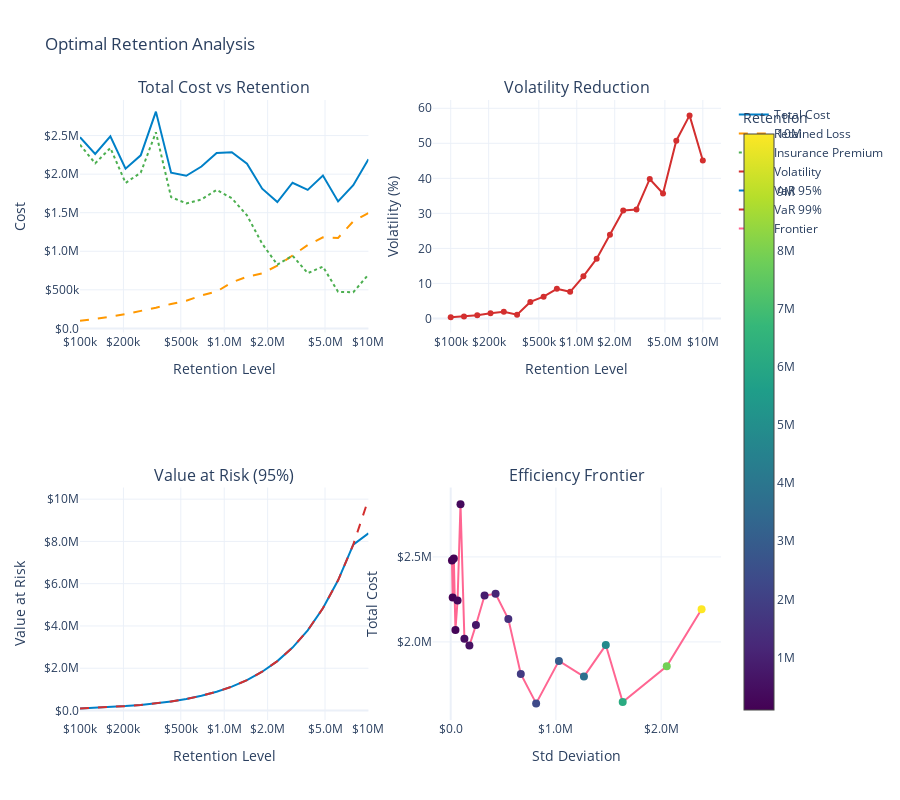

The notebook cell this image was saved under:
### Markdown cell above
## Summary

This notebook provides comprehensive tools for analyzing manufacturing loss distributions:

1. **Interactive Parameter Exploration**: Real-time visualization of how parameters affect loss distributions
2. **Temporal Analysis**: Understanding loss patterns over time
3. **Extreme Value Analysis**: Return period calculations and tail behavior
4. **Correlation Analysis**: Relationships between different loss types

Key findings:
- Loss distributions are heavily right-skewed with catastrophic events driving tail risk
- Different loss types show low correlation, suggesting diversification benefits
- Return period analysis is crucial for insurance limit selection
- Temporal patterns help identify clustering and volatility

### Code cell
def optimal_retention_analysis():
    """Analyze optimal retention levels given loss distributions."""
    
    # Generate loss scenarios
    generator = ManufacturingLossGenerator(
        attritional_params={
            'base_frequency': 5.0,
            'severity_mean': 50_000,
            'severity_cv': 0.8
        },
        large_params={
            'base_frequency': 0.5,
            'severity_mean': 2_000_000,
            'severity_cv': 1.2
        },
        catastrophic_params={
            'base_frequency': 0.02,
            'severity_xm': 10_000_000,
            'severity_alpha': 2.5
        },
        seed=42
    )
    
    # Test different retention levels
    retention_levels = np.logspace(5, 7, 20)  # $100K to $10M
    results = []
    
    for retention in retention_levels:
        annual_losses = []
        retained_losses = []
        
        for _ in range(1000):
            events, stats = generator.generate_losses(duration=1.0, revenue=10_000_000)
            total_loss = stats['total_amount']
            retained = min(total_loss, retention)
            
            annual_losses.append(total_loss)
            retained_losses.append(retained)
        
        # Calculate metrics
        avg_retained = np.mean(retained_losses)
        std_retained = np.std(retained_losses)
        max_retained = np.max(retained_losses)
        var_95 = np.percentile(retained_losses, 95)
        var_99 = np.percentile(retained_losses, 99)
        
        # Estimate insurance cost (simplified)
        expected_ceded = np.mean(annual_losses) - avg_retained
        insurance_premium = expected_ceded * 1.5  # 150% of expected losses
        
        results.append({
            'retention': retention,
            'avg_retained': avg_retained,
            'std_retained': std_retained,
            'max_retained': max_retained,
            'var_95': var_95,
            'var_99': var_99,
            'expected_ceded': expected_ceded,
            'est_premium': insurance_premium,
            'total_cost': avg_retained + insurance_premium,
            'volatility_reduction': std_retained / np.std(annual_losses)
        })
    
    df = pd.DataFrame(results)
    
    # Create visualization
    fig = make_subplots(
        rows=2, cols=2,
        subplot_titles=(
            'Total Cost vs Retention',
            'Volatility Reduction',
            'Value at Risk (95%)',
            'Efficiency Frontier'
        )
    )
    
    # Total cost curve
    fig.add_trace(
        go.Scatter(
            x=df['retention'],
            y=df['total_cost'],
            mode='lines',
            name='Total Cost',
            line=dict(color=WSJ_COLORS['blue'], width=2)
        ),
        row=1, col=1
    )
    
    fig.add_trace(
        go.Scatter(
            x=df['retention'],
            y=df['avg_retained'],
            mode='lines',
            name='Retained Loss',
            line=dict(color=WSJ_COLORS['orange'], width=2, dash='dash')
        ),
        row=1, col=1
    )
    
    fig.add_trace(
        go.Scatter(
            x=df['retention'],
            y=df['est_premium'],
            mode='lines',
            name='Insurance Premium',
            line=dict(color=WSJ_COLORS['green'], width=2, dash='dot')
        ),
        row=1, col=1
    )
    
    # Volatility reduction
    fig.add_trace(
        go.Scatter(
            x=df['retention'],
            y=df['volatility_reduction'] * 100,
            mode='lines+markers',
            name='Volatility',
            line=dict(color=WSJ_COLORS['red'], width=2)
        ),
        row=1, col=2
    )
    
    # Value at Risk
    fig.add_trace(
        go.Scatter(
            x=df['retention'],
            y=df['var_95'],
            mode='lines',
            name='VaR 95%',
            line=dict(color=WSJ_COLORS['blue'], width=2)
        ),
        row=2, col=1
    )
    
    fig.add_trace(
        go.Scatter(
            x=df['retention'],
            y=df['var_99'],
            mode='lines',
            name='VaR 99%',
            line=dict(color=WSJ_COLORS['red'], width=2, dash='dash')
        ),
        row=2, col=1
    )
    
    # Efficiency frontier
    fig.add_trace(
        go.Scatter(
            x=df['std_retained'],
            y=df['total_cost'],
            mode='markers+lines',
            marker=dict(
                size=8,
                color=df['retention'],
                colorscale='Viridis',
                showscale=True,
                colorbar=dict(title="Retention")
            ),
            name='Frontier'
        ),
        row=2, col=2
    )
    
    # Update layout
    fig.update_layout(
        height=800,
        showlegend=True,
        title_text="Optimal Retention Analysis",
        template='plotly_white'
    )
    
    fig.update_xaxes(title_text="Retention Level", row=1, col=1, type='log', tickformat='$.2s')
    fig.update_xaxes(title_text="Retention Level", row=1, col=2, type='log', tickformat='$.2s')
    fig.update_xaxes(title_text="Retention Level", row=2, col=1, type='log', tickformat='$.2s')
    fig.update_xaxes(title_text="Std Deviation", row=2, col=2, tickformat='$.2s')
    
    fig.update_yaxes(title_text="Cost", row=1, col=1, tickformat='$.2s')
    fig.update_yaxes(title_text="Volatility (%)", row=1, col=2)
    fig.update_yaxes(title_text="Value at Risk", row=2, col=1, tickformat='$.2s')
    fig.update_yaxes(title_text="Total Cost", row=2, col=2, tickformat='$.2s')
    
    fig.show()
    
    # Find optimal retention
    optimal_idx = df['total_cost'].idxmin()
    optimal_retention = df.loc[optimal_idx, 'retention']
    
    print("\nOptimal Retention Analysis:")
    print("="*70)
    print(f"Optimal retention level: ${optimal_retention:,.0f}")
    print(f"Total cost at optimum: ${df.loc[optimal_idx, 'total_cost']:,.0f}")
    print(f"Average retained loss: ${df.loc[optimal_idx, 'avg_retained']:,.0f}")
    print(f"Insurance premium: ${df.loc[optimal_idx, 'est_premium']:,.0f}")
    print(f"Volatility reduction: {df.loc[optimal_idx, 'volatility_reduction']*100:.1f}%")
    print(f"VaR(95%) at optimum: ${df.loc[optimal_idx, 'var_95']:,.0f}")

# Run optimal retention analysis
optimal_retention_analysis()

### Figure 1 — Plotly figure (JSON) as saved in the notebook; plotly's stock layout.template omitted (floating-point values rounded to 4 significant figures)
{"data": [{"line": {"color": "#0080C7", "width": 2}, "mode": "lines", "name": "Total Cost", "type": "scatter", "x": [100000.0, 127400.0, 162400.0, 206900.0, 263700.0, 336000.0, 428100.0, 545600.0, 695200.0, 885900.0, 1129000.0, 1438000.0, 1833000.0, 2336000.0, 2976000.0, 3793000.0, 4833000.0, 6158000.0, 7848000.0, 10000000.0], "xaxis": "x", "y": [2479000.0, 2262000.0, 2491000.0, 2071000.0, 2243000.0, 2811000.0, 2018000.0, 1978000.0, 2099000.0, 2273000.0, 2283000.0, 2134000.0, 1812000.0, 1638000.0, 1888000.0, 1796000.0, 1981000.0, 1646000.0, 1857000.0, 2193000.0], "yaxis": "y"}, {"line": {"color": "#FF9800", "dash": "dash", "width": 2}, "mode": "lines", "name": "Retained Loss", "type": "scatter", "x": [100000.0, 127400.0, 162400.0, 206900.0, 263700.0, 336000.0, 428100.0, 545600.0, 695200.0, 885900.0, 1129000.0, 1438000.0, 1833000.0, 2336000.0, 2976000.0, 3793000.0, 4833000.0, 6158000.0, 7848000.0, 10000000.0], "xaxis": "x", "y": [97250.0, 122000.0, 152000.0, 185200.0, 223900.0, 267900.0, 316000.0, 357400.0, 427100.0, 477000.0, 596300.0, 668800.0, 713900.0, 812700.0, 945200.0, 1080000.0, 1180000.0, 1173000.0, 1388000.0, 1495000.0], "yaxis": "y"}, {"line": {"color": "#4CAF50", "dash": "dot", "width": 2}, "mode": "lines", "name": "Insurance Premium", "type": "scatter", "x": [100000.0, 127400.0, 162400.0, 206900.0, 263700.0, 336000.0, 428100.0, 545600.0, 695200.0, 885900.0, 1129000.0, 1438000.0, 1833000.0, 2336000.0, 2976000.0, 3793000.0, 4833000.0, 6158000.0, 7848000.0, 10000000.0], "xaxis": "x", "y": [2381000.0, 2140000.0, 2339000.0, 1886000.0, 2019000.0, 2543000.0, 1702000.0, 1621000.0, 1672000.0, 1796000.0, 1687000.0, 1465000.0, 1098000.0, 825700.0, 943200.0, 715900.0, 801000.0, 473700.0, 469000.0, 697400.0], "yaxis": "y"}, {"line": {"color": "#D32F2F", "width": 2}, "mode": "lines+markers", "name": "Volatility", "type": "scatter", "x": [100000.0, 127400.0, 162400.0, 206900.0, 263700.0, 336000.0, 428100.0, 545600.0, 695200.0, 885900.0, 1129000.0, 1438000.0, 1833000.0, 2336000.0, 2976000.0, 3793000.0, 4833000.0, 6158000.0, 7848000.0, 10000000.0], "xaxis": "x2", "y": [0.3731, 0.5828, 0.8985, 1.453, 1.907, 1.053, 4.712, 6.208, 8.443, 7.603, 12.02, 17.06, 23.9, 30.82, 31.1, 39.82, 35.67, 50.75, 57.97, 45.08], "yaxis": "y2"}, {"line": {"color": "#0080C7", "width": 2}, "mode": "lines", "name": "VaR 95%", "type": "scatter", "x": [100000.0, 127400.0, 162400.0, 206900.0, 263700.0, 336000.0, 428100.0, 545600.0, 695200.0, 885900.0, 1129000.0, 1438000.0, 1833000.0, 2336000.0, 2976000.0, 3793000.0, 4833000.0, 6158000.0, 7848000.0, 10000000.0], "xaxis": "x3", "y": [100000.0, 127400.0, 162400.0, 206900.0, 263700.0, 336000.0, 428100.0, 545600.0, 695200.0, 885900.0, 1129000.0, 1438000.0, 1833000.0, 2336000.0, 2976000.0, 3793000.0, 4833000.0, 6158000.0, 7848000.0, 8384000.0], "yaxis": "y3"}, {"line": {"color": "#D32F2F", "dash": "dash", "width": 2}, "mode": "lines", "name": "VaR 99%", "type": "scatter", "x": [100000.0, 127400.0, 162400.0, 206900.0, 263700.0, 336000.0, 428100.0, 545600.0, 695200.0, 885900.0, 1129000.0, 1438000.0, 1833000.0, 2336000.0, 2976000.0, 3793000.0, 4833000.0, 6158000.0, 7848000.0, 10000000.0], "xaxis": "x3", "y": [100000.0, 127400.0, 162400.0, 206900.0, 263700.0, 336000.0, 428100.0, 545600.0, 695200.0, 885900.0, 1129000.0, 1438000.0, 1833000.0, 2336000.0, 2976000.0, 3793000.0, 4833000.0, 6158000.0, 7848000.0, 10000000.0], "yaxis": "y3"}, {"marker": {"color": [100000.0, 127400.0, 162400.0, 206900.0, 263700.0, 336000.0, 428100.0, 545600.0, 695200.0, 885900.0, 1129000.0, 1438000.0, 1833000.0, 2336000.0, 2976000.0, 3793000.0, 4833000.0, 6158000.0, 7848000.0, 10000000.0], "colorbar": {"title": {"text": "Retention"}}, "colorscale": [[0.0, "#440154"], [0.1111, "#482878"], [0.2222, "#3e4989"], [0.3333, "#31688e"], [0.4444, "#26828e"], [0.5556, "#1f9e89"], [0.6667, "#35b779"], [0.7778, "#6ece58"], [0.8889, "#b5de2b"], [1.0, "#fde725"]], "showscale": true, "size": 8}, "mode": "markers+lines", "name": "Frontier", "type": "scatter", "x": [11980.0, 18730.0, 29670.0, 44960.0, 65170.0, 93120.0, 130200.0, 177700.0, 239900.0, 321700.0, 426600.0, 547700.0, 666000.0, 811900.0, 1028000.0, 1266000.0, 1474000.0, 1635000.0, 2053000.0, 2384000.0], "xaxis": "x4", "y": [2479000.0, 2262000.0, 2491000.0, 2071000.0, 2243000.0, 2811000.0, 2018000.0, 1978000.0, 2099000.0, 2273000.0, 2283000.0, 2134000.0, 1812000.0, 1638000.0, 1888000.0, 1796000.0, 1981000.0, 1646000.0, 1857000.0, 2193000.0], "yaxis": "y4"}], "layout": {"annotations": [{"font": {"size": 16}, "showarrow": false, "text": "Total Cost vs Retention", "x": 0.225, "xanchor": "center", "xref": "paper", "y": 1.0, "yanchor": "bottom", "yref": "paper"}, {"font": {"size": 16}, "showarrow": false, "text": "Volatility Reduction", "x": 0.775, "xanchor": "center", "xref": "paper", "y": 1.0, "yanchor": "bottom", "yref": "paper"}, {"font": {"size": 16}, "showarrow": false, "text": "Value at Risk (95%)", "x": 0.225, "xanchor": "center", "xref": "paper", "y": 0.375, "yanchor": "bottom", "yref": "paper"}, {"font": {"size": 16}, "showarrow": false, "text": "Efficiency Frontier", "x": 0.775, "xanchor": "center", "xref": "paper", "y": 0.375, "yanchor": "bottom", "yref": "paper"}], "height": 800, "showlegend": true, "title": {"text": "Optimal Retention Analysis"}, "xaxis": {"anchor": "y", "domain": [0.0, 0.45], "tickformat": "$.2s", "title": {"text": "Retention Level"}, "type": "log"}, "xaxis2": {"anchor": "y2", "domain": [0.55, 1.0], "tickformat": "$.2s", "title": {"text": "Retention Level"}, "type": "log"}, "xaxis3": {"anchor": "y3", "domain": [0.0, 0.45], "tickformat": "$.2s", "title": {"text": "Retention Level"}, "type": "log"}, "xaxis4": {"anchor": "y4", "domain": [0.55, 1.0], "tickformat": "$.2s", "title": {"text": "Std Deviation"}}, "yaxis": {"anchor": "x", "domain": [0.625, 1.0], "tickformat": "$.2s", "title": {"text": "Cost"}}, "yaxis2": {"anchor": "x2", "domain": [0.625, 1.0], "title": {"text": "Volatility (%)"}}, "yaxis3": {"anchor": "x3", "domain": [0.0, 0.375], "tickformat": "$.2s", "title": {"text": "Value at Risk"}}, "yaxis4": {"anchor": "x4", "domain": [0.0, 0.375], "tickformat": "$.2s", "title": {"text": "Total Cost"}}}}
